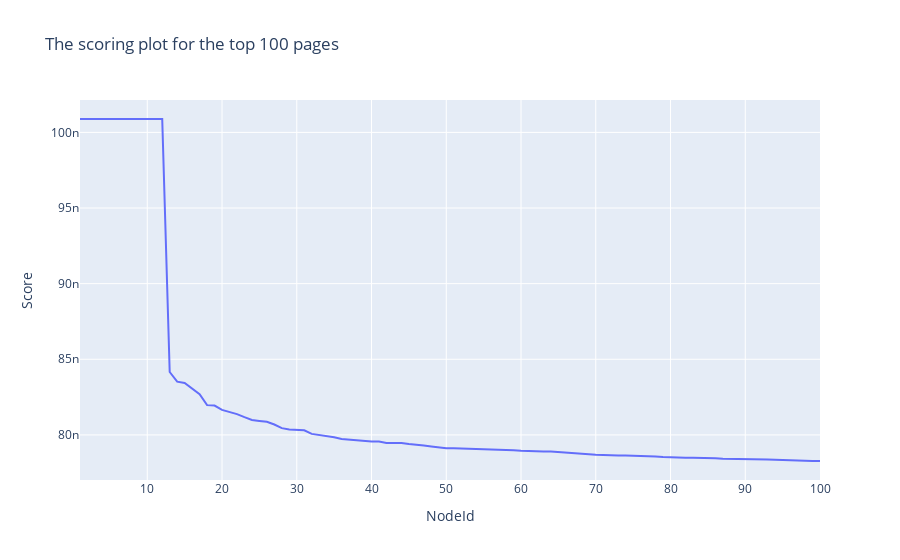

Write notebook code for a chart like this one.
### Markdown cell above
This code uses the plotly library to create a line plot of the top 100 PageRank scores, where the x-axis shows the rank and the y-axis shows the score.

### Code cell
import plotly.graph_objs as go

top_scores = [score for _, score in sorted_scores[:100]]
trace = go.Scatter(
    x=list(range(1, 101)), 
    y=top_scores, 
    mode="lines"
)

layout = go.Layout(
    title="The scoring plot for the top 100 pages",
    xaxis=dict(title="NodeId"),
    yaxis=dict(title="Score")
)

fig = go.Figure(data=[trace], layout=layout)
fig.show()

### Figure 1 — Plotly figure (JSON) as saved in the notebook; plotly's stock layout.template omitted (floating-point values rounded to 4 significant figures)
{"data": [{"mode": "lines", "type": "scatter", "x": [1, 2, 3, 4, 5, 6, 7, 8, 9, 10, 11, 12, 13, 14, 15, 16, 17, 18, 19, 20, 21, 22, 23, 24, 25, 26, 27, 28, 29, 30, 31, 32, 33, 34, 35, 36, 37, 38, 39, 40, 41, 42, 43, 44, 45, 46, 47, 48, 49, 50, 51, 52, 53, 54, 55, 56, 57, 58, 59, 60, 61, 62, 63, 64, 65, 66, 67, 68, 69, 70, 71, 72, 73, 74, 75, 76, 77, 78, 79, 80, 81, 82, 83, 84, 85, 86, 87, 88, 89, 90, 91, 92, 93, 94, 95, 96, 97, 98, 99, 100], "y": [1.009e-07, 1.009e-07, 1.009e-07, 1.009e-07, 1.009e-07, 1.009e-07, 1.009e-07, 1.009e-07, 1.009e-07, 1.009e-07, 1.009e-07, 1.009e-07, 8.416e-08, 8.352e-08, 8.343e-08, 8.305e-08, 8.27e-08, 8.197e-08, 8.194e-08, 8.166e-08, 8.152e-08, 8.137e-08, 8.117e-08, 8.098e-08, 8.093e-08, 8.086e-08, 8.069e-08, 8.045e-08, 8.036e-08, 8.034e-08, 8.031e-08, 8.007e-08, 8.001e-08, 7.993e-08, 7.984e-08, 7.973e-08, 7.968e-08, 7.968e-08, 7.961e-08, 7.957e-08, 7.956e-08, 7.947e-08, 7.947e-08, 7.946e-08, 7.94e-08, 7.937e-08, 7.931e-08, 7.924e-08, 7.917e-08, 7.911e-08, 7.911e-08, 7.91e-08, 7.909e-08, 7.908e-08, 7.907e-08, 7.904e-08, 7.902e-08, 7.9e-08, 7.898e-08, 7.895e-08, 7.892e-08, 7.892e-08, 7.891e-08, 7.891e-08, 7.887e-08, 7.881e-08, 7.878e-08, 7.874e-08, 7.871e-08, 7.87e-08, 7.868e-08, 7.865e-08, 7.864e-08, 7.864e-08, 7.863e-08, 7.862e-08, 7.858e-08, 7.857e-08, 7.854e-08, 7.851e-08, 7.849e-08, 7.849e-08, 7.849e-08, 7.849e-08, 7.848e-08, 7.845e-08, 7.842e-08, 7.842e-08, 7.841e-08, 7.838e-08, 7.837e-08, 7.837e-08, 7.837e-08, 7.836e-08, 7.833e-08, 7.833e-08, 7.832e-08, 7.831e-08, 7.828e-08, 7.828e-08]}], "layout": {"title": {"text": "The scoring plot for the top 100 pages"}, "xaxis": {"title": {"text": "NodeId"}}, "yaxis": {"title": {"text": "Score"}}}}
